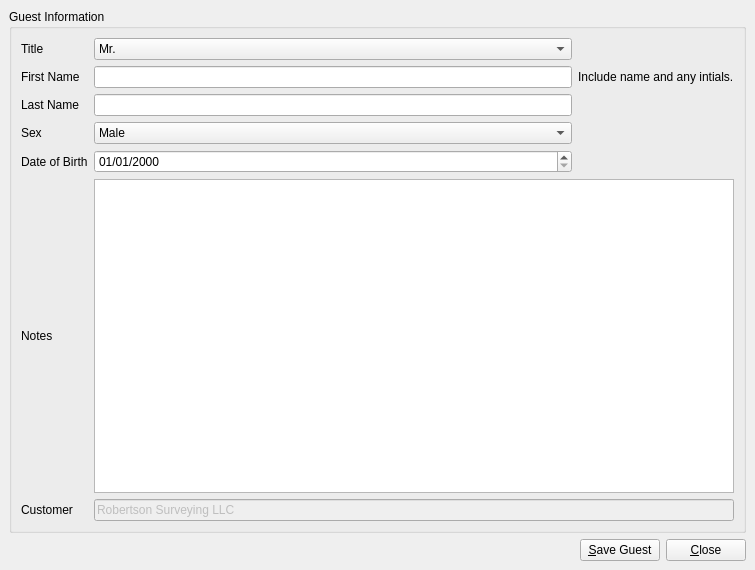
<ui version="4.0" >
 <author></author>
 <comment></comment>
 <exportmacro></exportmacro>
 <class>Guest_Edit_Ui</class>
 <widget class="QWidget" name="Guest_Edit_Ui" >
  <property name="geometry" >
   <rect>
    <x>0</x>
    <y>0</y>
    <width>755</width>
    <height>570</height>
   </rect>
  </property>
  <property name="windowTitle" >
   <string>Form</string>
  </property>
  <layout class="QVBoxLayout" >
   <property name="margin" >
    <number>9</number>
   </property>
   <property name="spacing" >
    <number>6</number>
   </property>
   <item>
    <widget class="QGroupBox" name="groupBox" >
     <property name="title" >
      <string>Guest Information</string>
     </property>
     <layout class="QGridLayout" >
      <property name="margin" >
       <number>9</number>
      </property>
      <property name="spacing" >
       <number>6</number>
      </property>
      <item row="5" column="1" colspan="2" >
       <widget class="QTextEdit" name="guestNotes" />
      </item>
      <item row="6" column="1" colspan="2" >
       <widget class="QLineEdit" name="customerHint" >
        <property name="enabled" >
         <bool>false</bool>
        </property>
        <property name="text" >
         <string>Robertson Surveying LLC</string>
        </property>
        <property name="readOnly" >
         <bool>true</bool>
        </property>
       </widget>
      </item>
      <item row="6" column="0" >
       <widget class="QLabel" name="label_8" >
        <property name="text" >
         <string>Customer</string>
        </property>
        <property name="buddy" >
         <cstring>customerHint</cstring>
        </property>
       </widget>
      </item>
      <item row="5" column="0" >
       <widget class="QLabel" name="label_7" >
        <property name="text" >
         <string>Notes</string>
        </property>
        <property name="buddy" >
         <cstring>guestNotes</cstring>
        </property>
       </widget>
      </item>
      <item row="4" column="1" >
       <widget class="QDateEdit" name="dateOfBirth" >
        <property name="displayFormat" >
         <string>MM/dd/yyyy</string>
        </property>
       </widget>
      </item>
      <item row="4" column="0" >
       <widget class="QLabel" name="label_6" >
        <property name="text" >
         <string>Date of Birth</string>
        </property>
        <property name="buddy" >
         <cstring>dateOfBirth</cstring>
        </property>
       </widget>
      </item>
      <item row="3" column="1" >
       <widget class="QComboBox" name="sex" >
        <item>
         <property name="text" >
          <string>Male</string>
         </property>
        </item>
        <item>
         <property name="text" >
          <string>Female</string>
         </property>
        </item>
       </widget>
      </item>
      <item row="3" column="0" >
       <widget class="QLabel" name="label_5" >
        <property name="text" >
         <string>Sex</string>
        </property>
        <property name="buddy" >
         <cstring>sex</cstring>
        </property>
       </widget>
      </item>
      <item row="0" column="1" >
       <widget class="QComboBox" name="titleChooser" >
        <item>
         <property name="text" >
          <string>Mr.</string>
         </property>
        </item>
        <item>
         <property name="text" >
          <string>Ms.</string>
         </property>
        </item>
        <item>
         <property name="text" >
          <string>Mrs.</string>
         </property>
        </item>
        <item>
         <property name="text" >
          <string>Miss</string>
         </property>
        </item>
        <item>
         <property name="text" >
          <string>Dr.</string>
         </property>
        </item>
        <item>
         <property name="text" >
          <string>Sir</string>
         </property>
        </item>
       </widget>
      </item>
      <item row="1" column="2" >
       <widget class="QLabel" name="label_4" >
        <property name="text" >
         <string>Include name and any intials.</string>
        </property>
       </widget>
      </item>
      <item row="2" column="0" >
       <widget class="QLabel" name="label" >
        <property name="text" >
         <string>Last Name</string>
        </property>
        <property name="buddy" >
         <cstring>lastName</cstring>
        </property>
       </widget>
      </item>
      <item row="2" column="1" >
       <widget class="QLineEdit" name="lastName" />
      </item>
      <item row="1" column="1" >
       <widget class="QLineEdit" name="firstName" />
      </item>
      <item row="1" column="0" >
       <widget class="QLabel" name="label_2" >
        <property name="text" >
         <string>First Name</string>
        </property>
        <property name="buddy" >
         <cstring>firstName</cstring>
        </property>
       </widget>
      </item>
      <item row="0" column="0" >
       <widget class="QLabel" name="label_3" >
        <property name="text" >
         <string>Title</string>
        </property>
        <property name="buddy" >
         <cstring>titleChooser</cstring>
        </property>
       </widget>
      </item>
     </layout>
    </widget>
   </item>
   <item>
    <layout class="QHBoxLayout" >
     <property name="margin" >
      <number>0</number>
     </property>
     <property name="spacing" >
      <number>6</number>
     </property>
     <item>
      <spacer>
       <property name="orientation" >
        <enum>Qt::Horizontal</enum>
       </property>
       <property name="sizeHint" >
        <size>
         <width>40</width>
         <height>20</height>
        </size>
       </property>
      </spacer>
     </item>
     <item>
      <widget class="QPushButton" name="saveGuest" >
       <property name="text" >
        <string>&amp;Save Guest</string>
       </property>
      </widget>
     </item>
     <item>
      <widget class="QPushButton" name="closeGuest" >
       <property name="text" >
        <string>&amp;Close</string>
       </property>
      </widget>
     </item>
    </layout>
   </item>
  </layout>
 </widget>
 <pixmapfunction></pixmapfunction>
 <tabstops>
  <tabstop>titleChooser</tabstop>
  <tabstop>firstName</tabstop>
  <tabstop>lastName</tabstop>
  <tabstop>sex</tabstop>
  <tabstop>dateOfBirth</tabstop>
  <tabstop>guestNotes</tabstop>
  <tabstop>saveGuest</tabstop>
  <tabstop>closeGuest</tabstop>
  <tabstop>customerHint</tabstop>
 </tabstops>
 <resources/>
 <connections/>
</ui>
